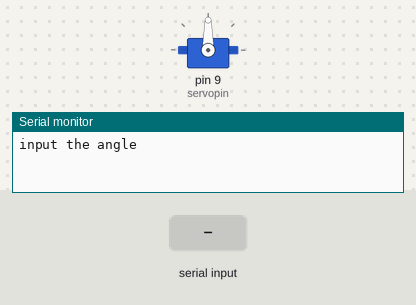
A sketch run on a simulated Arduino Uno, built with avr-gcc and run on an emulated ATmega328P. Shown: servo, the last lines printed to the serial monitor. The inputs (shaded band) are chosen by the test bench.

Above: at 1.2 s.
1.3 s: "30,150\n" received over Serial
At 2.8 s:
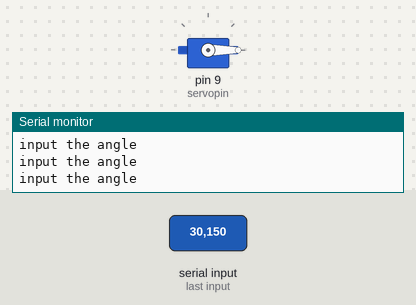
3.8 s: "90,45\n" received over Serial
At 4.6 s:
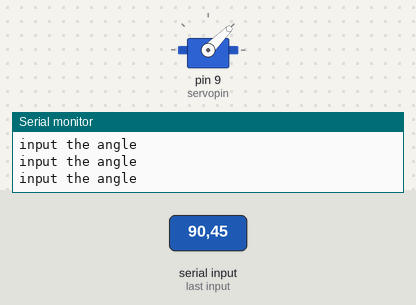
6.3 s: "200\n" received over Serial
At 7.0 s:
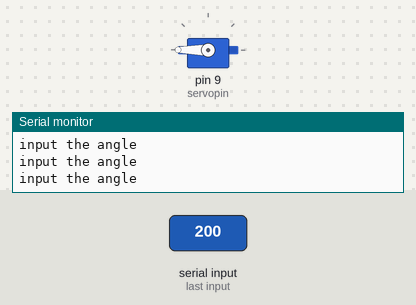
Timing chart, 0 to 9.3 s (numbered marks = the images above; inputs shaded):
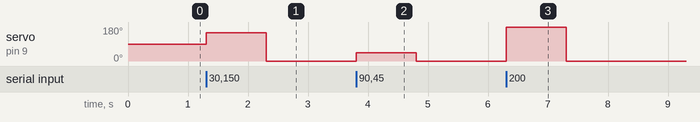

The sketch:

4.ino
```cpp
// Servo
#include<Servo.h>
int servopin=9,pos;
Servo servo9;

void setup()
{
  Serial.begin(9600);
  servo9.attach(servopin);
}

void loop()
{
  Serial.println("input the angle");
  while(Serial.available()==0){
  }
  pos=Serial.parseInt();
  servo9.write(pos);

}
```

Measured:
- after the input at 1.3 s, servo on pin 9 (servopin): 90° → 150° at once, → 0° 1.0 s later
- after the input at 3.8 s, servo on pin 9 (servopin): 0° → 45° at once, → 0° 1.0 s later
- after the input at 6.3 s, servo on pin 9 (servopin): 0° → 180° at once, → 0° 1.0 s later
